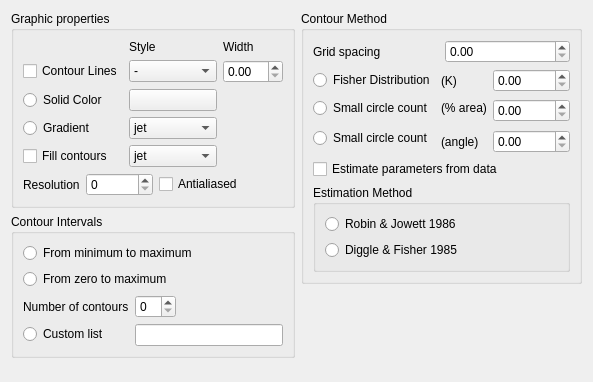
     <widget class="QWidget" name="tab_2">
      <attribute name="title">
       <string>Contours</string>
      </attribute>
      <layout class="QHBoxLayout" name="horizontalLayout_12">
       <item>
        <layout class="QVBoxLayout" name="verticalLayout_13">
         <item>
          <widget class="QGroupBox" name="groupBox_12">
           <property name="title">
            <string>Graphic properties</string>
           </property>
           <layout class="QVBoxLayout" name="verticalLayout_11">
            <item>
             <layout class="QGridLayout" name="gridLayout_9">
              <item row="3" column="0">
               <widget class="QRadioButton" name="prop_contour_check_gradientline">
                <property name="text">
                 <string>Gradient</string>
                </property>
               </widget>
              </item>
              <item row="4" column="0">
               <widget class="QCheckBox" name="prop_contour_check_fillcontours">
                <property name="text">
                 <string>Fill contours</string>
                </property>
               </widget>
              </item>
              <item row="4" column="1">
               <widget class="QComboBox" name="prop_contour_cmap">
                <item>
                 <property name="text">
                  <string>jet</string>
                 </property>
                </item>
                <item>
                 <property name="text">
                  <string>jet_r</string>
                 </property>
                </item>
                <item>
                 <property name="text">
                  <string>hsv</string>
                 </property>
                </item>
                <item>
                 <property name="text">
                  <string>hsv_r</string>
                 </property>
                </item>
                <item>
                 <property name="text">
                  <string>Greys</string>
                 </property>
                </item>
                <item>
                 <property name="text">
                  <string>Greys_r</string>
                 </property>
                </item>
                <item>
                 <property name="text">
                  <string>Blues</string>
                 </property>
                </item>
                <item>
                 <property name="text">
                  <string>Blues_r</string>
                 </property>
                </item>
                <item>
                 <property name="text">
                  <string>Greens</string>
                 </property>
                </item>
                <item>
                 <property name="text">
                  <string>Greens_r</string>
                 </property>
                </item>
                <item>
                 <property name="text">
                  <string>Oranges</string>
                 </property>
                </item>
                <item>
                 <property name="text">
                  <string>Oranges_r</string>
                 </property>
                </item>
                <item>
                 <property name="text">
                  <string>Reds</string>
                 </property>
                </item>
                <item>
                 <property name="text">
                  <string>Reds_r</string>
                 </property>
                </item>
               </widget>
              </item>
              <item row="0" column="2">
               <widget class="QLabel" name="label_30">
                <property name="text">
                 <string>Width</string>
                </property>
               </widget>
              </item>
              <item row="1" column="1">
               <widget class="QComboBox" name="prop_contour_linestyles">
                <item>
                 <property name="text">
                  <string>-</string>
                 </property>
                </item>
                <item>
                 <property name="text">
                  <string>:</string>
                 </property>
                </item>
                <item>
                 <property name="text">
                  <string>--</string>
                 </property>
                </item>
                <item>
                 <property name="text">
                  <string>-.</string>
                 </property>
                </item>
               </widget>
              </item>
              <item row="2" column="1">
               <widget class="QPushButton" name="prop_color_contour_line_colors">
                <property name="text">
                 <string/>
                </property>
               </widget>
              </item>
              <item row="1" column="2">
               <widget class="QDoubleSpinBox" name="prop_contour_line_linewidths"/>
              </item>
              <item row="0" column="1">
               <widget class="QLabel" name="label_23">
                <property name="text">
                 <string>Style</string>
                </property>
               </widget>
              </item>
              <item row="1" column="0">
               <widget class="QCheckBox" name="prop_contour_check_drawover">
                <property name="text">
                 <string>Contour Lines</string>
                </property>
               </widget>
              </item>
              <item row="3" column="1">
               <widget class="QComboBox" name="prop_contour_line_cmap">
                <item>
                 <property name="text">
                  <string>jet</string>
                 </property>
                </item>
                <item>
                 <property name="text">
                  <string>jet_r</string>
                 </property>
                </item>
                <item>
                 <property name="text">
                  <string>hsv</string>
                 </property>
                </item>
                <item>
                 <property name="text">
                  <string>hsv_r</string>
                 </property>
                </item>
                <item>
                 <property name="text">
                  <string>Greys</string>
                 </property>
                </item>
                <item>
                 <property name="text">
                  <string>Greys_r</string>
                 </property>
                </item>
                <item>
                 <property name="text">
                  <string>Blues</string>
                 </property>
                </item>
                <item>
                 <property name="text">
                  <string>Blues_r</string>
                 </property>
                </item>
                <item>
                 <property name="text">
                  <string>Greens</string>
                 </property>
                </item>
                <item>
                 <property name="text">
                  <string>Greens_r</string>
                 </property>
                </item>
                <item>
                 <property name="text">
                  <string>Oranges</string>
                 </property>
                </item>
                <item>
                 <property name="text">
                  <string>Oranges_r</string>
                 </property>
                </item>
                <item>
                 <property name="text">
                  <string>Reds</string>
                 </property>
                </item>
                <item>
                 <property name="text">
                  <string>Reds_r</string>
                 </property>
                </item>
               </widget>
              </item>
              <item row="2" column="0">
               <widget class="QRadioButton" name="prop_contour_check_solidline">
                <property name="text">
                 <string>Solid Color</string>
                </property>
               </widget>
              </item>
             </layout>
            </item>
            <item>
             <layout class="QHBoxLayout" name="horizontalLayout_19">
              <item>
               <widget class="QLabel" name="label_36">
                <property name="text">
                 <string>Resolution</string>
                </property>
               </widget>
              </item>
              <item>
               <widget class="QSpinBox" name="prop_contour_cresolution">
                <property name="maximum">
                 <number>100000</number>
                </property>
               </widget>
              </item>
              <item>
               <widget class="QCheckBox" name="prop_contour_antialiased">
                <property name="text">
                 <string>Antialiased</string>
                </property>
               </widget>
              </item>
              <item>
               <spacer name="horizontalSpacer_7">
                <property name="orientation">
                 <enum>Qt::Horizontal</enum>
                </property>
                <property name="sizeHint" stdset="0">
                 <size>
                  <width>40</width>
                  <height>20</height>
                 </size>
                </property>
               </spacer>
              </item>
             </layout>
            </item>
           </layout>
          </widget>
         </item>
         <item>
          <widget class="QGroupBox" name="groupBox_13">
           <property name="title">
            <string>Contour Intervals</string>
           </property>
           <layout class="QVBoxLayout" name="verticalLayout_12">
            <item>
             <widget class="QRadioButton" name="prop_contour_check_minmax">
              <property name="text">
               <string>From minimum to maximum</string>
              </property>
             </widget>
            </item>
            <item>
             <widget class="QRadioButton" name="prop_contour_check_zeromax">
              <property name="text">
               <string>From zero to maximum</string>
              </property>
             </widget>
            </item>
            <item>
             <layout class="QFormLayout" name="formLayout">
              <item row="0" column="0">
               <widget class="QLabel" name="label_31">
                <property name="text">
                 <string>Number of contours</string>
                </property>
               </widget>
              </item>
              <item row="0" column="1">
               <layout class="QHBoxLayout" name="horizontalLayout_17">
                <item>
                 <widget class="QSpinBox" name="prop_contour_ncontours"/>
                </item>
                <item>
                 <spacer name="horizontalSpacer_4">
                  <property name="orientation">
                   <enum>Qt::Horizontal</enum>
                  </property>
                  <property name="sizeHint" stdset="0">
                   <size>
                    <width>40</width>
                    <height>20</height>
                   </size>
                  </property>
                 </spacer>
                </item>
               </layout>
              </item>
              <item row="1" column="0">
               <widget class="QRadioButton" name="prop_contour_check_customintervals">
                <property name="text">
                 <string>Custom list</string>
                </property>
               </widget>
              </item>
              <item row="1" column="1">
               <widget class="QLineEdit" name="prop_contour_intervals"/>
              </item>
             </layout>
            </item>
           </layout>
          </widget>
         </item>
         <item>
          <spacer name="verticalSpacer_6">
           <property name="orientation">
            <enum>Qt::Vertical</enum>
           </property>
           <property name="sizeHint" stdset="0">
            <size>
             <width>14</width>
             <height>13</height>
            </size>
           </property>
          </spacer>
         </item>
        </layout>
       </item>
       <item>
        <layout class="QVBoxLayout" name="verticalLayout_10">
         <item>
          <widget class="QGroupBox" name="groupBox_14">
           <property name="title">
            <string>Contour Method</string>
           </property>
           <layout class="QVBoxLayout" name="verticalLayout_14">
            <item>
             <layout class="QHBoxLayout" name="horizontalLayout_18">
              <item>
               <widget class="QLabel" name="label_32">
                <property name="text">
                 <string>Grid spacing</string>
                </property>
               </widget>
              </item>
              <item>
               <widget class="QDoubleSpinBox" name="prop_contour_calc_spacing"/>
              </item>
             </layout>
            </item>
            <item>
             <layout class="QGridLayout" name="gridLayout_10">
              <item row="0" column="0">
               <widget class="QRadioButton" name="prop_contour_check_fisher">
                <property name="text">
                 <string>Fisher Distribution</string>
                </property>
               </widget>
              </item>
              <item row="0" column="1">
               <widget class="QLabel" name="label_33">
                <property name="text">
                 <string>(K)</string>
                </property>
               </widget>
              </item>
              <item row="0" column="2">
               <widget class="QDoubleSpinBox" name="prop_contour_calc_K">
                <property name="maximum">
                 <double>10000.000000000000000</double>
                </property>
               </widget>
              </item>
              <item row="1" column="0">
               <widget class="QRadioButton" name="prop_contour_check_scperc">
                <property name="text">
                 <string>Small circle count</string>
                </property>
               </widget>
              </item>
              <item row="1" column="1">
               <widget class="QLabel" name="label_34">
                <property name="text">
                 <string>(% area)</string>
                </property>
               </widget>
              </item>
              <item row="1" column="2" rowspan="2">
               <widget class="QDoubleSpinBox" name="prop_contour_calc_scperc">
                <property name="maximum">
                 <double>100.000000000000000</double>
                </property>
               </widget>
              </item>
              <item row="2" column="0" rowspan="2">
               <widget class="QRadioButton" name="prop_contour_check_scangle">
                <property name="text">
                 <string>Small circle count</string>
                </property>
               </widget>
              </item>
              <item row="3" column="1">
               <widget class="QLabel" name="label_35">
                <property name="text">
                 <string>(angle)</string>
                </property>
               </widget>
              </item>
              <item row="3" column="2">
               <widget class="QDoubleSpinBox" name="prop_contour_calc_scangle">
                <property name="maximum">
                 <double>90.000000000000000</double>
                </property>
               </widget>
              </item>
             </layout>
            </item>
            <item>
             <widget class="QCheckBox" name="prop_contour_check_autocount">
              <property name="text">
               <string>Estimate parameters from data</string>
              </property>
             </widget>
            </item>
            <item>
             <widget class="QGroupBox" name="groupBox_15">
              <property name="title">
               <string>Estimation Method</string>
              </property>
              <layout class="QVBoxLayout" name="verticalLayout_15">
               <item>
                <widget class="QRadioButton" name="prop_contour_check_robinjowett">
                 <property name="text">
                  <string>Robin &amp;&amp; Jowett 1986</string>
                 </property>
                </widget>
               </item>
               <item>
                <widget class="QRadioButton" name="prop_contour_check_digglefisher">
                 <property name="text">
                  <string>Diggle &amp;&amp; Fisher 1985</string>
                 </property>
                </widget>
               </item>
              </layout>
             </widget>
            </item>
           </layout>
          </widget>
         </item>
         <item>
          <spacer name="verticalSpacer_2">
           <property name="orientation">
            <enum>Qt::Vertical</enum>
           </property>
           <property name="sizeHint" stdset="0">
            <size>
             <width>20</width>
             <height>40</height>
            </size>
           </property>
          </spacer>
         </item>
        </layout>
       </item>
      </layout>
     </widget>
